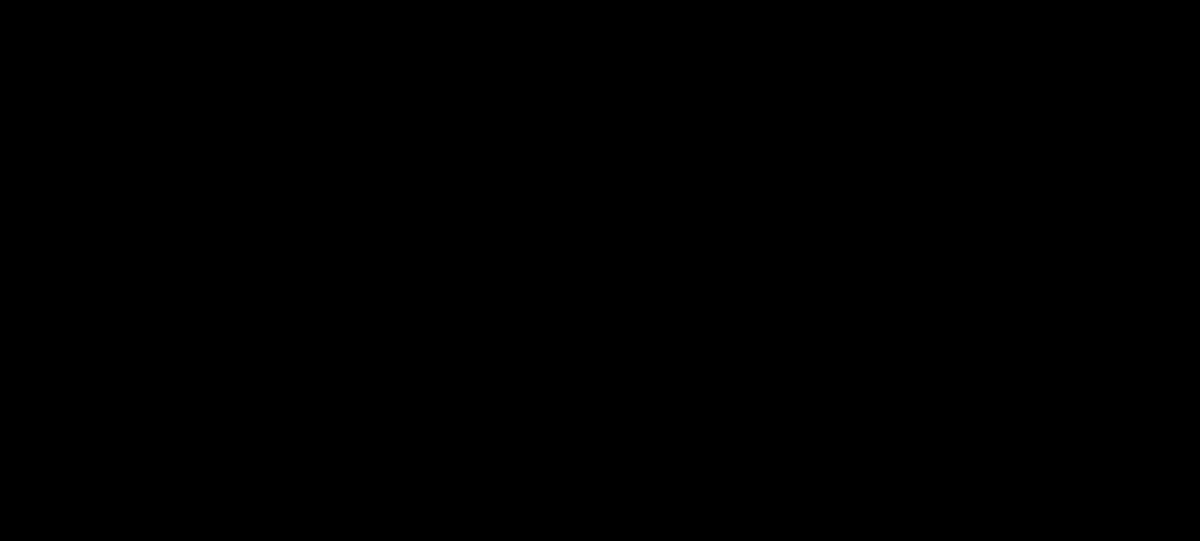
Frame 1 (no input)
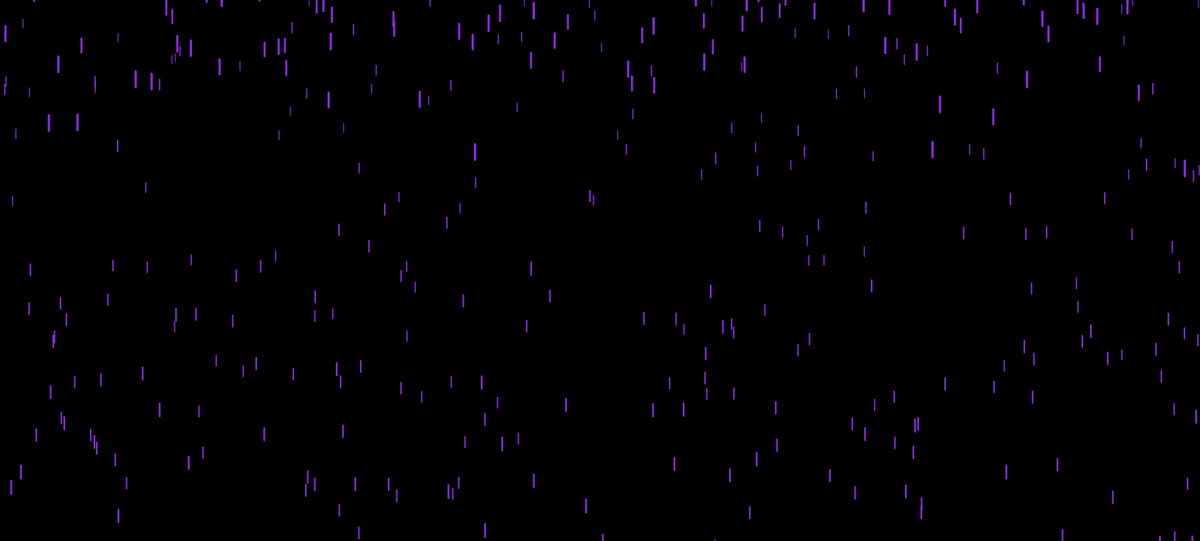
Frame 60 (no input)
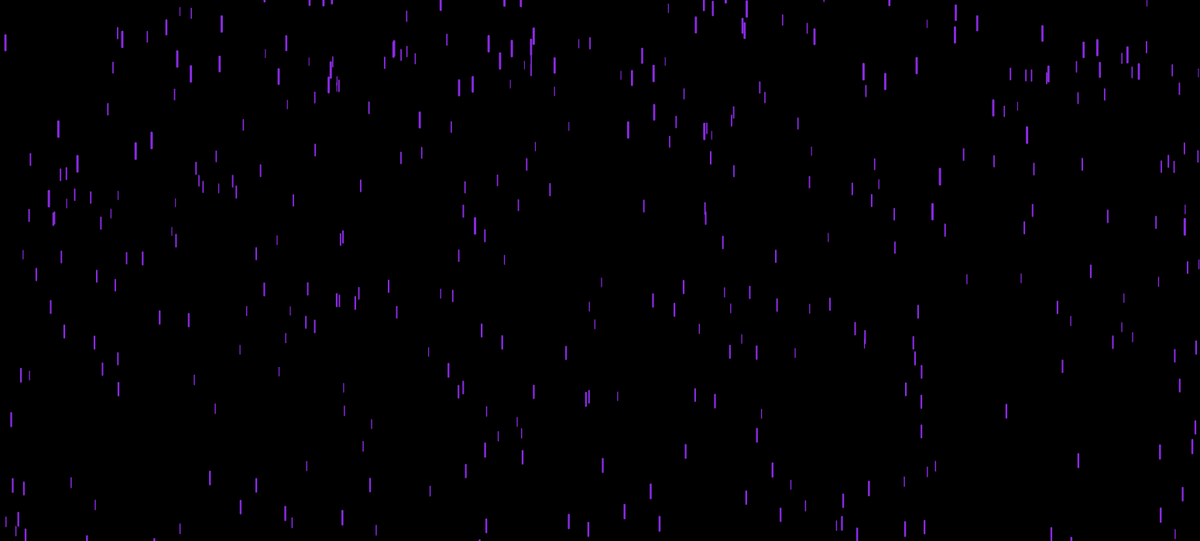
Frame 120 (the mouse pressed at the canvas centre since frame 60)

The p5.js sketch that drew these frames (run headless with seeded random() and noise() and a simulated clock; from frame 60 on, the mouse is pressed at the canvas centre):

// p5.js sketch
// ── sketch.js
var drops = [];

function setup() {
    createCanvas(1550, 700);
    for (var i = 0; i < 500; i++) {
        drops[i] = new Drop();
  }
}

function draw() {
    background(0);
    for (var i = 0; i < drops.length; i++) {
        drops[i].fall();
        drops[i].show();
  }
}
// ── drop.js
function Drop() {
    this.x = random(width);
    this.y = random(-500, -50);
    this.z = random(0, 20);
    this.len = map(this.z, 0, 20, 10, 20);
    this.yspeed = map(this.z, 0, 20, 1, 20);

    this.fall = function() {
        this.y = this.y + this.yspeed;
        var grav = map(this.z, 0, 20, 0, 0.2);
        this.yspeed = this.yspeed + grav;

        if (this.y > height) {
            this.y = random(-200, -100);
            this.yspeed = map(this.z, 0, 20, 4, 10);
      }
   }

   this.show = function() {
       var thick = map(this.z, 0, 20, 1, 3);
       strokeWeight(thick);
       stroke(138, 43, 226);
       line(this.x, this.y, this.x, this.y + this.len);
   }
}
